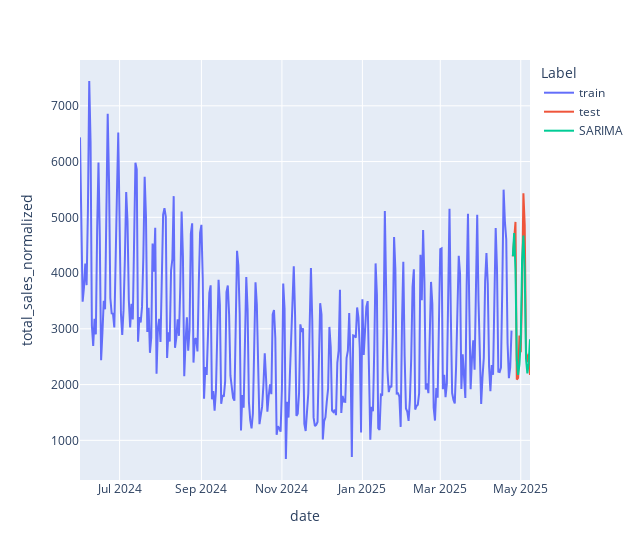

The cell this chart's notebook holds for it:
### Code cell
px.line(pd.concat((y_train, y_valid, sarima_forecast)), y="total_sales_normalized", width=640, color="Label")

### Figure 1 — Plotly figure (JSON) as saved in the notebook; plotly's stock layout.template omitted (floating-point values rounded to 4 significant figures; data arrays with more than 128 entries replaced by an {"elided": "..."} marker saying what was removed)
{"data": [{"hovertemplate": "Label=train<br>date=%{x}<br>total_sales_normalized=%{y}<extra></extra>", "legendgroup": "train", "line": {"color": "#636efa", "dash": "solid"}, "marker": {"symbol": "circle"}, "mode": "lines", "name": "train", "orientation": "v", "showlegend": true, "type": "scatter", "x": {"elided": "328 str values"}, "xaxis": "x", "y": {"elided": "328 float values"}, "yaxis": "y"}, {"hovertemplate": "Label=test<br>date=%{x}<br>total_sales_normalized=%{y}<extra></extra>", "legendgroup": "test", "line": {"color": "#EF553B", "dash": "solid"}, "marker": {"symbol": "circle"}, "mode": "lines", "name": "test", "orientation": "v", "showlegend": true, "type": "scatter", "x": ["2025-04-25T00:00:00.000000000", "2025-04-26T00:00:00.000000000", "2025-04-27T00:00:00.000000000", "2025-04-28T00:00:00.000000000", "2025-04-29T00:00:00.000000000", "2025-04-30T00:00:00.000000000", "2025-05-01T00:00:00.000000000", "2025-05-02T00:00:00.000000000", "2025-05-03T00:00:00.000000000", "2025-05-04T00:00:00.000000000", "2025-05-05T00:00:00.000000000", "2025-05-06T00:00:00.000000000", "2025-05-07T00:00:00.000000000", "2025-05-08T00:00:00.000000000"], "xaxis": "x", "y": [4299.0, 4692.0, 4917.0, 2090.0, 2119.0, 2878.0, 2579.0, 3681.0, 5433.0, 4863.0, 2579.0, 2401.0, 2550.0, 2171.0], "yaxis": "y"}, {"hovertemplate": "Label=SARIMA<br>date=%{x}<br>total_sales_normalized=%{y}<extra></extra>", "legendgroup": "SARIMA", "line": {"color": "#00cc96", "dash": "solid"}, "marker": {"symbol": "circle"}, "mode": "lines", "name": "SARIMA", "orientation": "v", "showlegend": true, "type": "scatter", "x": ["2025-04-25T00:00:00.000000000", "2025-04-26T00:00:00.000000000", "2025-04-27T00:00:00.000000000", "2025-04-28T00:00:00.000000000", "2025-04-29T00:00:00.000000000", "2025-04-30T00:00:00.000000000", "2025-05-01T00:00:00.000000000", "2025-05-02T00:00:00.000000000", "2025-05-03T00:00:00.000000000", "2025-05-04T00:00:00.000000000", "2025-05-05T00:00:00.000000000", "2025-05-06T00:00:00.000000000", "2025-05-07T00:00:00.000000000", "2025-05-08T00:00:00.000000000"], "xaxis": "x", "y": [4301.0, 4717.0, 4065.0, 2443.0, 2175.0, 2362.0, 2793.0, 4229.0, 4674.0, 4030.0, 2459.0, 2201.0, 2385.0, 2811.0], "yaxis": "y"}], "layout": {"legend": {"title": {"text": "Label"}, "tracegroupgap": 0}, "margin": {"t": 60}, "width": 640, "xaxis": {"anchor": "y", "domain": [0, 1], "title": {"text": "date"}}, "yaxis": {"anchor": "x", "domain": [0, 1], "title": {"text": "total_sales_normalized"}}}}
